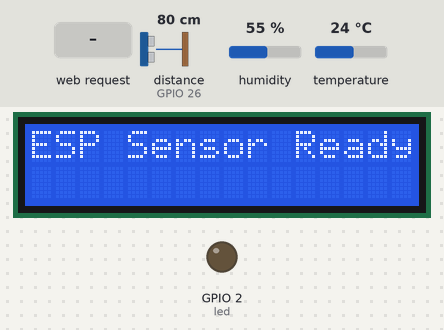
A program run on a simulated ESP32 board running MicroPython. Shown: 16×2 character LCD, output pins drawn as LEDs (lit = HIGH). The test bench sets the inputs (shaded band); at power-on: distance to the obstacle (sensor on GPIO 26) 80 cm, humidity 55 %, temperature 24 °C. The echo pulse lasts 58.3 µs per cm; WiFi joins after 1.5 s; pins used as bus, display or sensor lines are not drawn; what the program prints to the serial console is not drawn.

Above: at 2.7 s.
2.8 s: HTTP request GET /?mode=distance received
At 4.0 s:
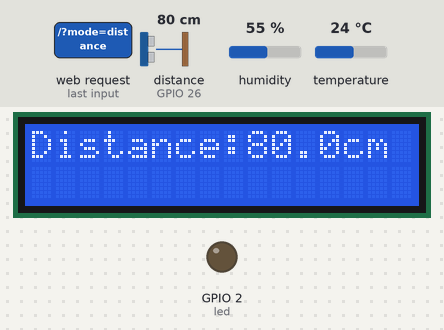
4.3 s: HTTP request GET /?mode=temperature received
At 5.5 s:
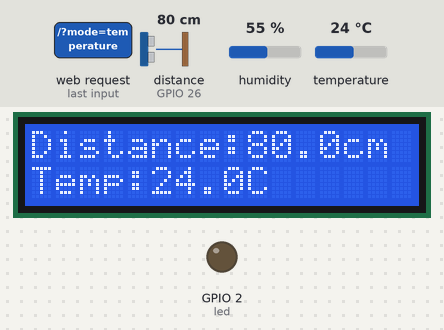
5.8 s: HTTP request GET /?led=on received
At 6.9 s:
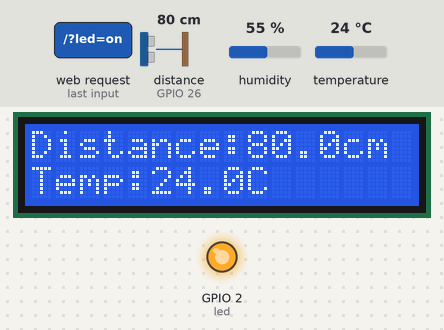
7.3 s: HTTP request GET /?mode=custom received
At 8.7 s:
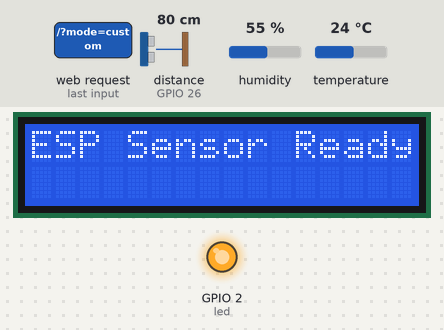
Timing chart, 0 to 9.8 s (numbered marks = the images above; inputs shaded):
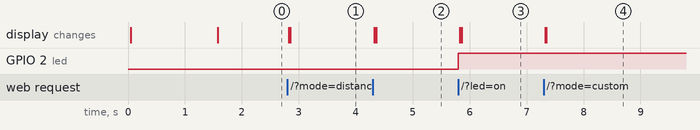

Measured:
- after the input at 2.8 s, the display: first changes at once (image 1 shows a later state)
- after the input at 4.3 s, the display: first changes at once (image 2 shows a later state)
- after the input at 5.8 s, GPIO 2 (led): LOW → HIGH at once; the display: first changes at once (image 3 shows a later state)
- after the input at 7.3 s, the display: first changes at once (image 4 shows a later state)

The program:

lab2.py
```python
from machine import Pin, time_pulse_us, SoftI2C
from machine_i2c_lcd import I2cLcd
from time import sleep, sleep_us
import network, socket, dht, json

# ---------------- CONFIG ----------------
SSID = " "
PASSWORD = " "
I2C_ADDR = 0x27

# ---------------- HARDWARE SETUP ----------------
# LCD
i2c = SoftI2C(sda=Pin(21), scl=Pin(22), freq=400000)
lcd = I2cLcd(i2c, I2C_ADDR, 2, 16)

# Sensors & peripherals
TRIG, ECHO = Pin(27, Pin.OUT), Pin(26, Pin.IN)
sensor = dht.DHT22(Pin(4))
led = Pin(2, Pin.OUT)

# ---------------- STATE ----------------
state = {
    "temp": 0.0,
    "hum": 0.0,
    "last_distance": None,
    "sensor_error": False,
    "custom_message": "",
    "display_mode": "custom"  # can be "custom", "distance", "temperature"
}

# ---------------- HELPERS ----------------
def distance_cm():
    """Measure distance with ultrasonic sensor in cm."""
    TRIG.off(); sleep_us(2)
    TRIG.on();  sleep_us(10)
    TRIG.off()
    t = time_pulse_us(ECHO, 1, 30000)
    return None if t < 0 else (t * 0.0343) / 2.0

def read_dht():
    """Read temperature and humidity from DHT22."""
    try:
        sensor.measure()
        state["temp"] = round(sensor.temperature(), 1)
        state["hum"] = round(sensor.humidity(), 1)
        state["sensor_error"] = False
    except Exception as e:
        print("DHT error:", e)
        state["sensor_error"] = True

def clear_lcd():
    """Clear LCD and reset to blank custom mode."""
    lcd.clear()
    state["custom_message"] = ""
    state["display_mode"] = "custom"

def update_lcd():
    """Update LCD based on current display mode."""
    lcd.clear()

    if state["display_mode"] == "custom":
        # Show only custom message on both rows
        lines = state["custom_message"][:32].split('\n')
        if len(lines) > 0:
            lcd.putstr(lines[0][:16])
        if len(lines) > 1:
            lcd.move_to(0, 1)
            lcd.putstr(lines[1][:16])

    elif state["display_mode"] == "distance":
        dist = distance_cm()
        state["last_distance"] = dist
        if dist is None:
            lcd.putstr("Distance: Error")
        else:
            lcd.putstr(f"Distance:{dist:.1f}cm")

    elif state["display_mode"] == "temperature":
        dist = distance_cm()
        state["last_distance"] = dist
        if dist is None:
            lcd.putstr("Distance: Error")
        else:
            lcd.putstr(f"Distance:{dist:.1f}cm")
        lcd.move_to(0, 1)
        lcd.putstr(f"Temp:{state['temp']:.1f}C")

def parse_param(request, key):
    """Extract parameter from HTTP GET request."""
    request_line = request.split('\r\n')[0]

    if f"{key}=" not in request_line:
        return None
    try:
        query_string = request_line.split('?', 1)[1].split(' ')[0]
        params = query_string.split('&')

        for param in params:
            if param.startswith(f"{key}="):
                value = param.split('=', 1)[1]
                return value.replace("%20", " ").replace("+", " ").strip()
    except:
        return None
    return None

# ---------------- WEB PAGE ----------------
def web_page():
    led_state = "ON" if led.value() else "OFF"
    error_msg = "<p style='color:red'>Sensor error</p>" if state["sensor_error"] else ""
    custom_msg = f"<p>LCD Message: {state['custom_message']}</p>" if state["custom_message"] else ""

    mode_map = {
        "custom": "Custom",
        "distance": "Distance",
        "temperature": "Temperature"
    }
    current_mode = mode_map.get(state["display_mode"], "Unknown")

    return f"""<!DOCTYPE html><html>
<head><meta name="viewport" content="width=device-width, initial-scale=1">
<meta http-equiv="Cache-Control" content="no-cache, no-store, must-revalidate">
<meta http-equiv="Pragma" content="no-cache">
<meta http-equiv="Expires" content="0">
<style>
body {{ font-family: Arial; text-align:center; }}
.button {{ background:#e7bd3b; padding:14px; font-size:20px; color:white; border:none; margin:5px; }}
.button2 {{ background:#4286f4; }}
.button3 {{ background:#4CAF50; }}
.button4 {{ background:#f44336; }}
input[type=text] {{ padding:10px; font-size:16px; width: 80%; }}
.mode-info {{ margin: 15px; padding: 10px; background: #f0f0f0; border-radius: 5px; }}
</style></head>
<body>
  <h2>ESP Sensor Server</h2>
  <p>LED is <strong>{led_state}</strong></p>
  <p><a href="/?led=on"><button class="button">ON</button></a>
     <a href="/?led=off"><button class="button button2">OFF</button></a></p>
  {error_msg}
  <div id="sensors">
    <p>Temperature: {state['temp']}&deg;C</p>
    <p>Humidity: {state['hum']}%</p>
  </div>

  <div class="mode-info">
    <p>Current Display Mode: <strong>{current_mode}</strong></p>
    <p>
      <a href="/?mode=distance"><button class="button button3">Show Distance</button></a>
      <a href="/?mode=temperature"><button class="button button4">Show Temperature</button></a>
      <a href="/?mode=clear"><button class="button">Clear LCD</button></a>
    </p>
  </div>

  <hr>
  <h3>Send Custom Message to LCD</h3>
  <form action="/" method="get">
    <input type="text" name="msg" placeholder="Enter a message... ">
    <input type="submit" value="Send">
  </form>
  {custom_msg}

  <script>
  setInterval(function(){{
      fetch('/data').then(r => r.json()).then(data => {{
          document.getElementById("sensors").innerHTML =
              "<p>Temperature: " + data.temp + "&deg;C</p>" +
              "<p>Humidity: " + data.hum + "%</p>";
      }});
  }}, 3000);
  </script>
</body></html>"""

# ---------------- WIFI ----------------
sta = network.WLAN(network.STA_IF)
sta.active(True)
sta.connect(SSID, PASSWORD)
while not sta.isconnected():
    pass
print("WiFi connected:", sta.ifconfig())

# ---------------- SERVER ----------------
s = socket.socket(socket.AF_INET, socket.SOCK_STREAM)
s.bind(('', 80))
s.listen(5)

# ---------------- STARTUP ----------------
state["custom_message"] = "ESP Sensor Ready"
update_lcd()

# ---------------- MAIN LOOP ----------------
while True:
    conn, addr = s.accept()
    request = conn.recv(1024).decode()
    print("Request:", request[:100])

    if "favicon.ico" in request:
        conn.close()
        continue

    if "/?led=on" in request: led.value(1)
    if "/?led=off" in request: led.value(0)

    if "/?mode=distance" in request:
        state["display_mode"] = "distance"
    elif "/?mode=temperature" in request:
        state["display_mode"] = "temperature"
    elif "/?mode=clear" in request:
        clear_lcd()
    elif "/?mode=custom" in request:
        state["display_mode"] = "custom"

    msg = parse_param(request, "msg")
    if msg:
        state["custom_message"] = msg
        state["display_mode"] = "custom"

    read_dht()
    update_lcd()

    if "GET /data" in request:
        dist = distance_cm()
        response = json.dumps({
            "temp": state["temp"],
            "hum": state["hum"],
            "distance": dist
        })
        conn.send("HTTP/1.1 200 OK\nContent-Type: application/json\nConnection: close\n\n")
        conn.sendall(response)
    else:
        response = web_page()
        conn.send("HTTP/1.1 200 OK\nContent-Type: text/html\nConnection: close\n\n")
        conn.sendall(response)

    conn.close()
    sleep(0.1)
```
